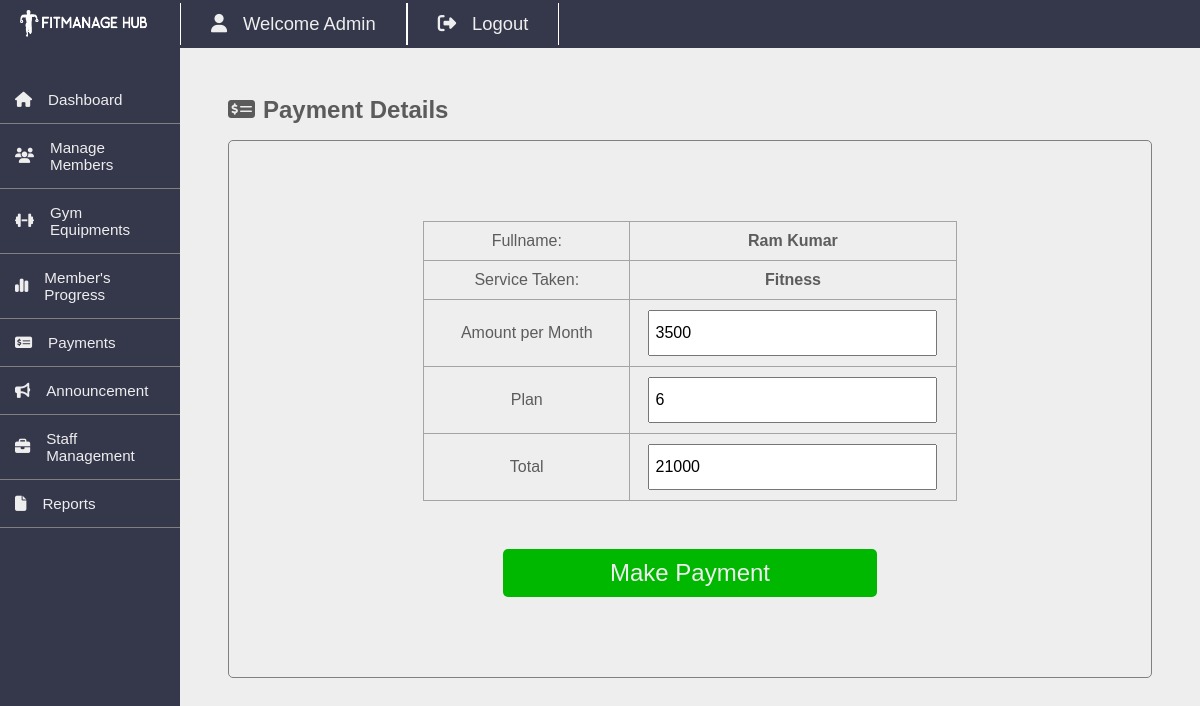
The app's page /admin/user-payment.php?id=1 (signed in) with its own data.
### tables this page shows
CREATE TABLE `members` (
  `id` int(11) NOT NULL,
  `fullname` varchar(20) NOT NULL,
  `username` varchar(20) NOT NULL,
  `password` varchar(100) NOT NULL,
  `gender` varchar(20) NOT NULL,
  `dor` date NOT NULL,
  `services_id` int(11) NOT NULL,
  `plan` varchar(100) NOT NULL,
  `address` varchar(20) NOT NULL,
  `contact` varchar(10) NOT NULL,
  `status` varchar(20) NOT NULL DEFAULT 'Active',
  `reminder` int(11) NOT NULL DEFAULT 0,
  `pay_date` date NOT NULL,
  `plan_link` varchar(255) NOT NULL
);

CREATE TABLE `services` (
  `id` int(11) NOT NULL,
  `service_name` varchar(100) NOT NULL,
  `cost` int(11) NOT NULL
);

### admin/user-payment.php (the view, shortened to what this page needs)
<?php
include '../dbcon.php';
if(isset($_GET['id'])) $id=$_GET['id'];
$sql="SELECT members.*, services.service_name , services.cost
    FROM members
    LEFT JOIN services on members.services_id=services.id
    WHERE members.id=$id";
$res=mysqli_query($conn,$sql);
?>
<!DOCTYPE html>
<html lang="en">
<head>
    <link rel="stylesheet" href="css/user-payment.css">
</head>
<body>
<?php include "includes/template.php"?>
<div class="content">
    <div class="heading">
    <h2><i class="fa-solid fa-money-check-dollar" style="margin-right: 0.5rem"></i>Payment Details</h2>
    </div>
    <div class="form-container">
                <form action="userpay.php" method="post">
                    <table>
                        <?php while($user=mysqli_fetch_assoc($res)){ ?>
                    <tr>
                        <td><label for="name">Fullname: </label></td>
                        <td><input type="hidden" name="fullname" value="<?=$user['fullname']?>"><b><?=$user['fullname']?></b></td>
                    </tr>
                    <tr>
                        <td><label for="service">Service Taken: </label></td>
                        <td><input type="hidden" name="services" value="<?=$user['services_id'] ?>"><b><?=$user['service_name']?></b></td>
                    </tr>
                    <tr>
                        <td><label for="amount">Amount per Month</label></td>
                        <td><input type="number" name="amount" value="<?=$user['cost']?>"></td>
                    </tr>
                    <tr>
                        <td><label for="plan">Plan</label></td>
                        <td><input type="number" name="plan" value="<?=$user['plan']?>"></td>
                    </tr>
                    <tr>
                        <td><label for="total">Total</label></td>
                        <td><input type="number" name="total" value="<?=$user['cost']*$user['plan']?>"></td>
                    </tr>
                </table>
                <button>Make Payment</button>
                <?php } ?>
        </form>
    </div>
</div>
<?php include "includes/footer.php" ?>

### admin/css/user-payment.css (style rules this page uses)
table,td { color: rgb(92,92,92); border: 1px solid rgb(164, 164, 164); padding: 10px; text-align: center; }
table { border-collapse: collapse; width: 100%; }
.form-container { margin-top: 1rem; display: flex; justify-content: center; align-items: center; border: 1px solid grey; border-radius: 5px; padding: 5rem; }
form { width: 70%; display: flex; flex-direction: column; align-items: center; gap: 3rem; }
form input { width: 90%; height: 2rem; padding: 5px; font-size: 1rem; }
button { width: 70%; height: 3rem; font-size: 1.5rem; background-color: rgb(0, 184, 0); border: none; border-radius: 5px; color: #eeeeee; }

### admin/css/template.css (style rules this page uses)
* { margin: 0; padding: 0; font-family: "Poppins", sans-serif; }
body { background-color: #eeeeee; }
.content { margin: 3rem; color: rgb(91,91,91); }

### records on screen
members: fullname "Ram Kumar", services.service_name "Fitness", amount "3500", plan "6", total "21000"
